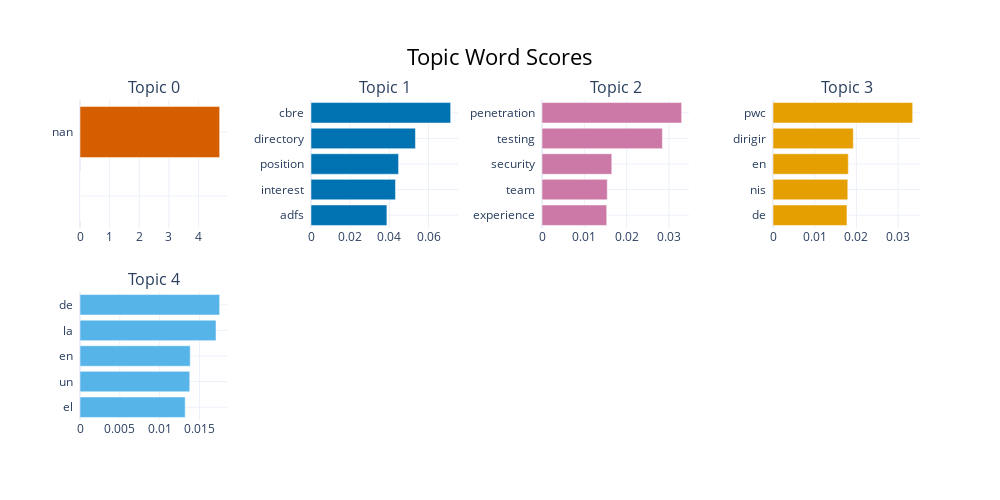

This figure's notebook cell:
### Code cell
topic_model.visualize_barchart(top_n_topics=5)

### Figure 1 — Plotly figure (JSON) as saved in the notebook; plotly's stock layout.template omitted (floating-point values rounded to 4 significant figures)
{"data": [{"marker": {"color": "#D55E00"}, "orientation": "h", "type": "bar", "x": [1e-05, 1e-05, 1e-05, 1e-05, 4.716], "xaxis": "x", "y": ["  ", "  ", "  ", "  ", "nan  "], "yaxis": "y"}, {"marker": {"color": "#0072B2"}, "orientation": "h", "type": "bar", "x": [0.03873, 0.04311, 0.04469, 0.0533, 0.07127], "xaxis": "x2", "y": ["adfs  ", "interest  ", "position  ", "directory  ", "cbre  "], "yaxis": "y2"}, {"marker": {"color": "#CC79A7"}, "orientation": "h", "type": "bar", "x": [0.0153, 0.01543, 0.0165, 0.02846, 0.03301], "xaxis": "x3", "y": ["experience  ", "team  ", "security  ", "testing  ", "penetration  "], "yaxis": "y3"}, {"marker": {"color": "#E69F00"}, "orientation": "h", "type": "bar", "x": [0.01774, 0.01794, 0.01806, 0.01926, 0.0335], "xaxis": "x4", "y": ["de  ", "nis  ", "en  ", "dirigir  ", "pwc  "], "yaxis": "y4"}, {"marker": {"color": "#56B4E9"}, "orientation": "h", "type": "bar", "x": [0.01321, 0.01378, 0.01384, 0.01708, 0.01754], "xaxis": "x5", "y": ["el  ", "un  ", "en  ", "la  ", "de  "], "yaxis": "y5"}], "layout": {"annotations": [{"font": {"size": 16}, "showarrow": false, "text": "Topic 0", "x": 0.0875, "xanchor": "center", "xref": "paper", "y": 1, "yanchor": "bottom", "yref": "paper"}, {"font": {"size": 16}, "showarrow": false, "text": "Topic 1", "x": 0.3625, "xanchor": "center", "xref": "paper", "y": 1, "yanchor": "bottom", "yref": "paper"}, {"font": {"size": 16}, "showarrow": false, "text": "Topic 2", "x": 0.6375, "xanchor": "center", "xref": "paper", "y": 1, "yanchor": "bottom", "yref": "paper"}, {"font": {"size": 16}, "showarrow": false, "text": "Topic 3", "x": 0.9125, "xanchor": "center", "xref": "paper", "y": 1, "yanchor": "bottom", "yref": "paper"}, {"font": {"size": 16}, "showarrow": false, "text": "Topic 4", "x": 0.0875, "xanchor": "center", "xref": "paper", "y": 0.4, "yanchor": "bottom", "yref": "paper"}], "height": 500, "hoverlabel": {"bgcolor": "white", "font": {"family": "Rockwell", "size": 16}}, "showlegend": false, "title": {"font": {"color": "Black", "size": 22}, "text": "Topic Word Scores", "x": 0.5, "xanchor": "center", "yanchor": "top"}, "width": 1000, "xaxis": {"anchor": "y", "domain": [0, 0.175], "showgrid": true}, "xaxis2": {"anchor": "y2", "domain": [0.275, 0.45], "showgrid": true}, "xaxis3": {"anchor": "y3", "domain": [0.55, 0.725], "showgrid": true}, "xaxis4": {"anchor": "y4", "domain": [0.825, 1], "showgrid": true}, "xaxis5": {"anchor": "y5", "domain": [0, 0.175], "showgrid": true}, "xaxis6": {"anchor": "y6", "domain": [0.275, 0.45], "showgrid": true}, "xaxis7": {"anchor": "y7", "domain": [0.55, 0.725], "showgrid": true}, "xaxis8": {"anchor": "y8", "domain": [0.825, 1], "showgrid": true}, "yaxis": {"anchor": "x", "domain": [0.6, 1], "showgrid": true}, "yaxis2": {"anchor": "x2", "domain": [0.6, 1], "showgrid": true}, "yaxis3": {"anchor": "x3", "domain": [0.6, 1], "showgrid": true}, "yaxis4": {"anchor": "x4", "domain": [0.6, 1], "showgrid": true}, "yaxis5": {"anchor": "x5", "domain": [0, 0.4], "showgrid": true}, "yaxis6": {"anchor": "x6", "domain": [0, 0.4], "showgrid": true}, "yaxis7": {"anchor": "x7", "domain": [0, 0.4], "showgrid": true}, "yaxis8": {"anchor": "x8", "domain": [0, 0.4], "showgrid": true}}}
